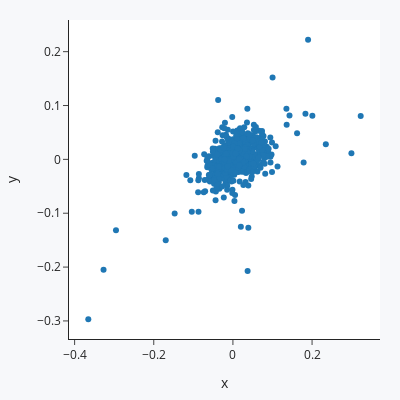

Notebook code for this chart:
### Code cell
testa_cor_par('PRIO3.SA', 'PETR4.SA')

### Figure 1 — Plotly figure (JSON) as saved in the notebook; plotly's stock layout.template omitted (floating-point values rounded to 4 significant figures; data arrays with more than 128 entries replaced by an {"elided": "..."} marker saying what was removed)
{"data": [{"hovertemplate": "x=%{x}<br>y=%{y}<extra></extra>", "legendgroup": "", "marker": {"color": "#1F77B4", "symbol": "circle"}, "mode": "markers", "name": "", "orientation": "v", "showlegend": false, "type": "scatter", "x": {"elided": "907 float values"}, "xaxis": "x", "y": {"elided": "907 float values"}, "yaxis": "y"}], "layout": {"height": 400, "legend": {"tracegroupgap": 0}, "margin": {"b": 20, "l": 20, "r": 20, "t": 20}, "paper_bgcolor": "#f7f8fa", "width": 400, "xaxis": {"anchor": "y", "domain": [0, 1], "title": {"text": "x"}}, "yaxis": {"anchor": "x", "domain": [0, 1], "title": {"text": "y"}}}}
